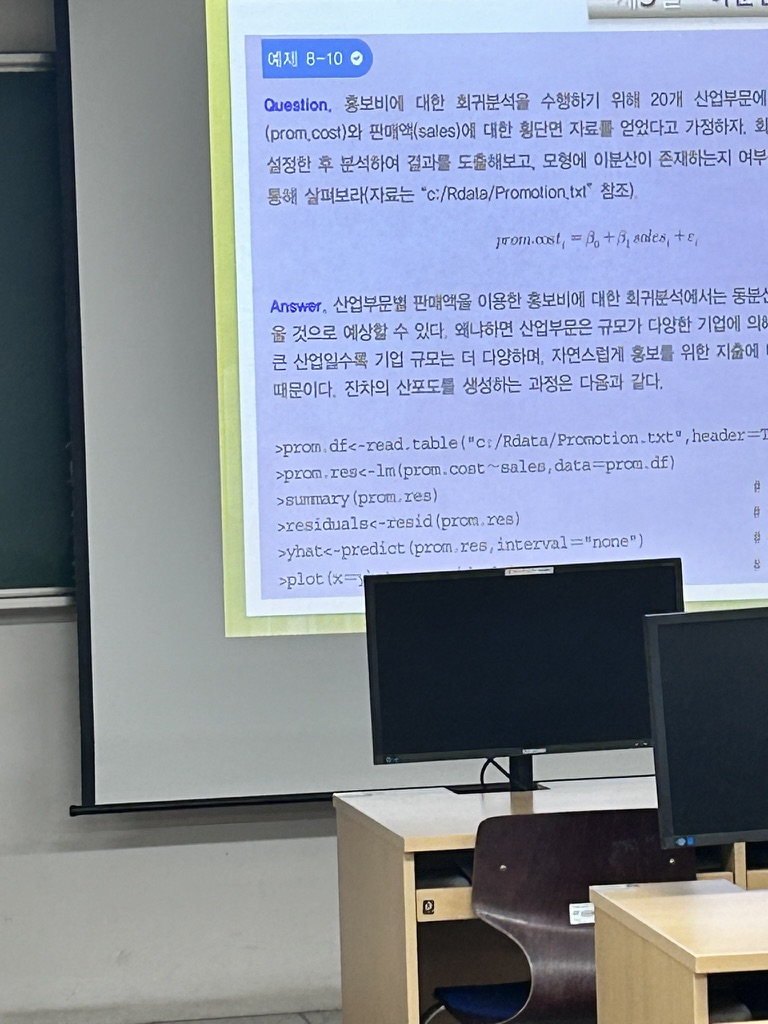
#> input picture frontend/assets/notes/latest-mobile-system-tech-1/007AAE51-3E6A-4047-B4DD-391FE52331AA_1_105_c.jpeg, 768 x 1024 px
$ python -i profile_detector.py   (imports and definitions only)
#> lines starting #> are read from the running program, lines starting #| are printed output that depends on the picture; after the words box and inside, x2 and y2 are one past the last pixel; in counts of white or black regions, pixels touching at a corner belong together
#> further down, picture is the input picture: shape (1024, 768, 3); mean B, G, R 159.9, 142, 133.7
### img_preprocessing/enhance/image_ops.py
"""Shared image helpers for crop enhancement."""

from __future__ import annotations

from pathlib import Path

import cv2
import numpy as np
from numpy.typing import NDArray


ImageArray = NDArray[np.uint8]


# [10 lines left out: function resize_max_side, not called in this run]


def image_size(image: ImageArray) -> dict[str, int]:
    return {"width": int(image.shape[1]), "height": int(image.shape[0])}


# [4 lines left out: function file_size, not called in this run]


def clamp_int(value: int, min_value: int, max_value: int) -> int:
    return max(min_value, min(max_value, int(value)))


def clamp(value: float, min_value: float, max_value: float) -> float:
    return max(min_value, min(max_value, value))


def pixel_ratio(mask: NDArray[np.bool_]) -> float:
    return float(np.count_nonzero(mask)) / float(mask.size)


def border_pixels(gray: ImageArray) -> ImageArray:
    height, width = gray.shape[:2]
    margin = max(1, int(round(min(height, width) * 0.08)))
    return np.concatenate(
        [
            gray[:margin, :].reshape(-1),
            gray[-margin:, :].reshape(-1),
            gray[:, :margin].reshape(-1),
            gray[:, -margin:].reshape(-1),
        ]
    )


# [4 lines left out: function estimate_illumination, not called in this run]

### img_preprocessing/enhance/profile_detector.py
"""Choose the crop enhancement profile from image statistics and optional hints."""

from __future__ import annotations

from typing import Any

import cv2
import numpy as np

from .image_ops import ImageArray, border_pixels, pixel_ratio


DARK_PROFILE_HINTS = {
    "blackboard",
    "chalkboard",
    "green board",
    "dark board",
}
SCAN_PROFILE_HINTS = {
    "whiteboard",
    "projector screen",
    "projection screen",
    "presentation screen",
    "screen",
    "projected slide",
    "paper",
    "document",
    "sheet of paper",
    "notebook page",
    "scan document",
}
PROFILE_PRESET_NAME = "scan_prefer"
PROFILE_PRESET_SCAN_PREFER = {
    "bright_median_min": 170.0,
    "bright_ratio_min": 0.38,
    "bright_dark_ratio_max": 0.32,
    "bright_green_ratio_max": 0.16,
    "dark_mean_max": 105.0,
    "dark_median_max": 105.0,
    "dark_ratio_min": 0.42,
    "dark_bright_ratio_max": 0.35,
    "border_median_max": 95.0,
    "border_dark_ratio_min": 0.50,
    "border_bright_ratio_max": 0.40,
    "green_ratio_min": 0.32,
    "green_median_max": 135.0,
    "green_bright_ratio_max": 0.35,
    "hint_mean_max": 150.0,
    "hint_median_max": 155.0,
    "hint_bright_ratio_max": 0.25,
    "hint_dark_ratio_min": 0.18,
    "hint_border_dark_ratio_min": 0.42,
    "hint_green_ratio_min": 0.22,
}


def detect_enhancement_profile(
    image_bgr: ImageArray,
    *,
    profile_hint: str | None = None,
) -> tuple[str, dict[str, Any]]:
    """Return the enhancement profile and the metrics behind the decision."""

    gray = cv2.cvtColor(image_bgr, cv2.COLOR_BGR2GRAY)
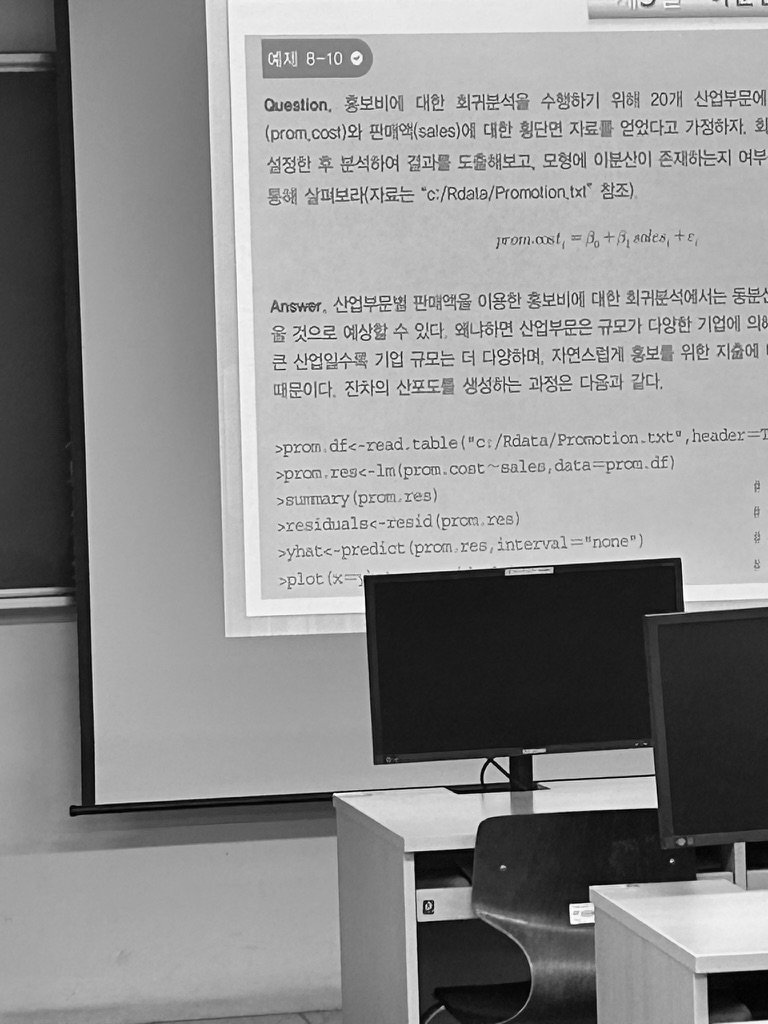
#> gray: shape (1024, 768); min 0, max 255, mean 141.6
    mean_brightness = float(np.mean(gray))
#> mean_brightness = 141.6
    median_brightness = float(np.median(gray))
#> median_brightness = 164
    dark_ratio = pixel_ratio(gray < 85)
#> dark_ratio = 0.235
    bright_ratio = pixel_ratio(gray > 190)
#> bright_ratio = 0.254

    border = border_pixels(gray)
    border_median = float(np.median(border))
#> border_median = 146
    border_dark_ratio = pixel_ratio(border < 85)
#> border_dark_ratio = 0.32

    hsv = cv2.cvtColor(image_bgr, cv2.COLOR_BGR2HSV)
#> hsv: shape (1024, 768, 3); mean H, S, V 90.1, 59, 164.6
    hue, saturation, value = cv2.split(hsv)
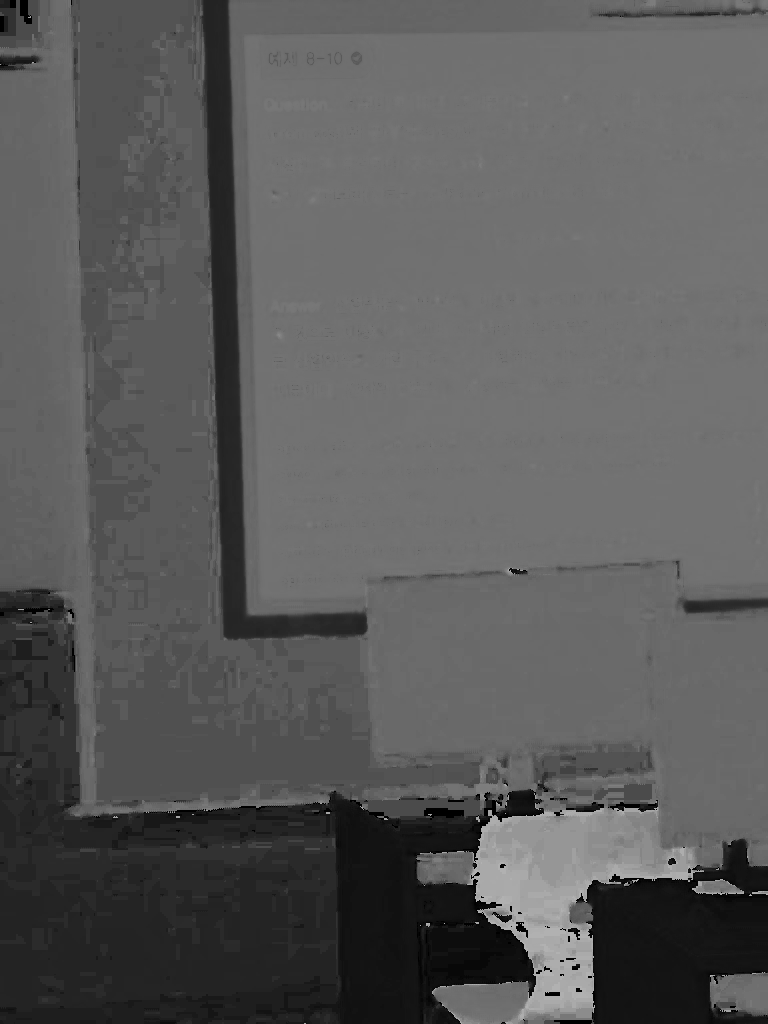
#> hue: shape (1024, 768); min 0, max 178, mean 90.1
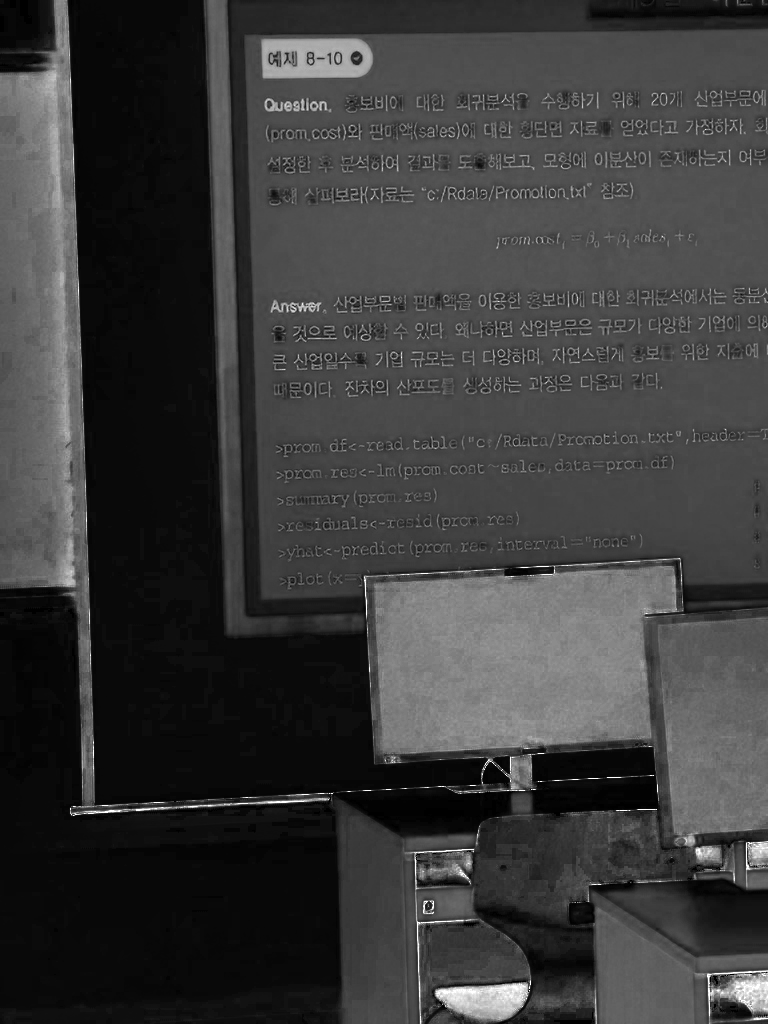
#> saturation: shape (1024, 768); min 0, max 255, mean 59
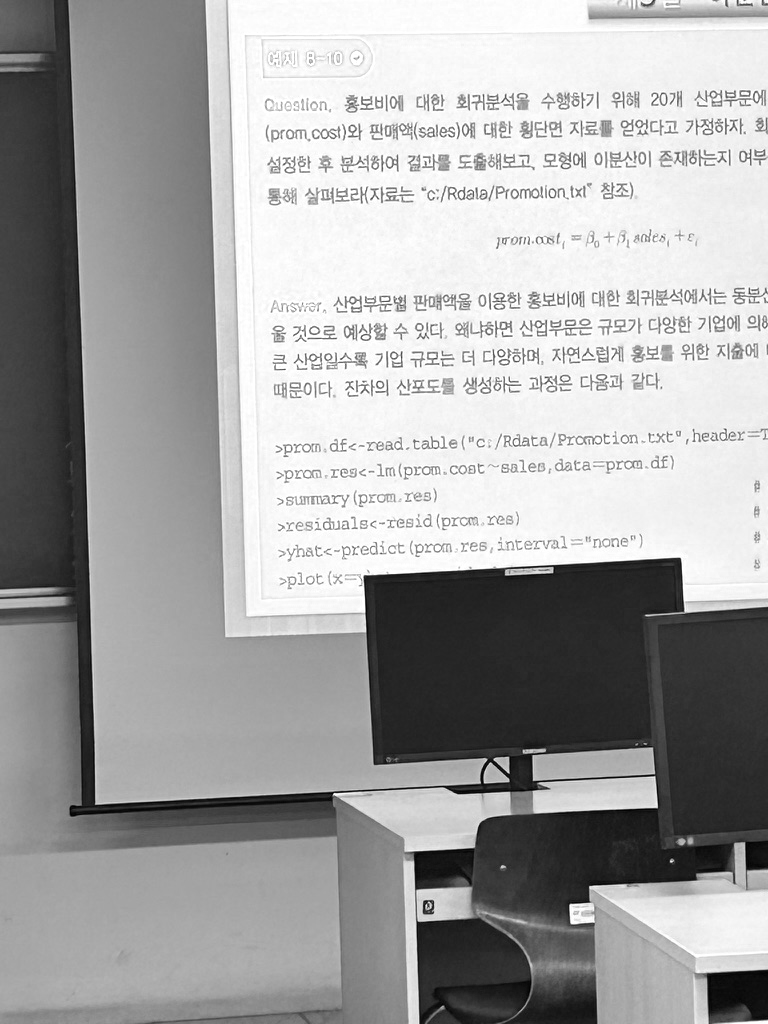
#> value: shape (1024, 768); min 0, max 255, mean 164.6
    green_mask = (
        (hue >= 35)
        & (hue <= 95)
        & (saturation >= 35)
        & (value <= 175)
    )
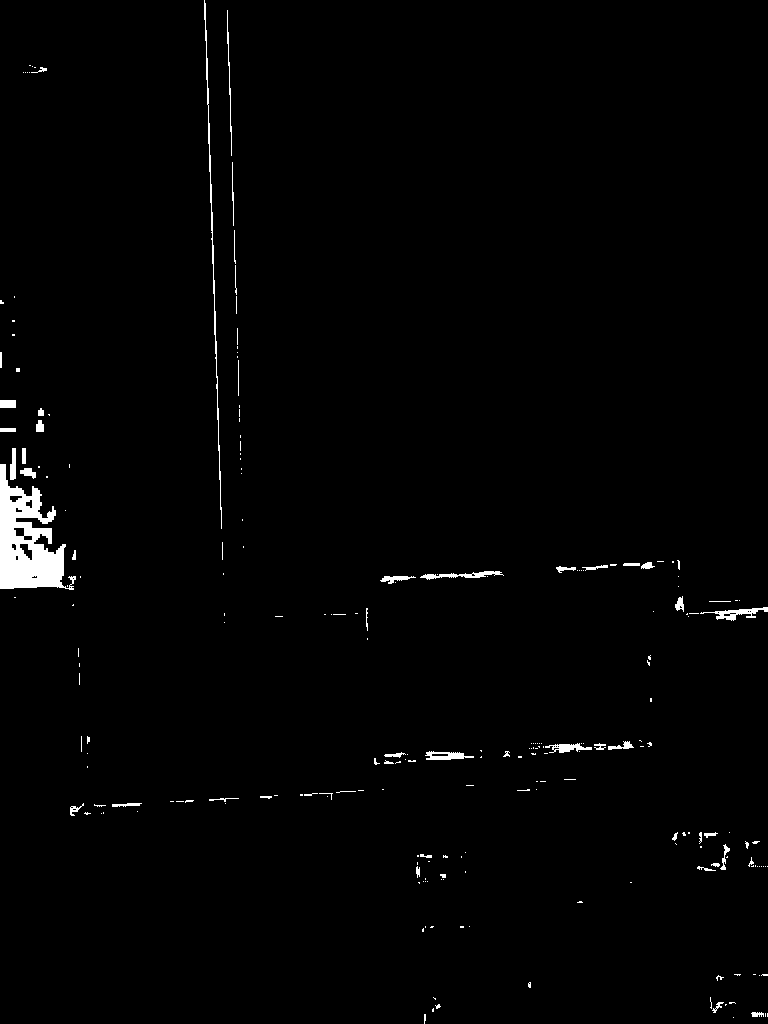
#> green_mask: shape (1024, 768) bool; 1.3% white; 230 white regions (177 under 20 px), largest, box (x1, y1, x2, y2) and area: (0, 464, 76, 590) 4863, (204, 0, 222, 529) 783, (700, 607, 768, 621) 339
    green_ratio = pixel_ratio(green_mask)
#> green_ratio = 0.0131
    preset = PROFILE_PRESET_SCAN_PREFER

    dark_luminance_surface = (
        mean_brightness < preset["dark_mean_max"]
        and median_brightness < preset["dark_median_max"]
        and dark_ratio > preset["dark_ratio_min"]
        and bright_ratio < preset["dark_bright_ratio_max"]
    )
#> dark_luminance_surface = False
    dark_border_surface = (
        border_median < preset["border_median_max"]
        and border_dark_ratio > preset["border_dark_ratio_min"]
        and bright_ratio < preset["border_bright_ratio_max"]
    )
#> dark_border_surface = False
    green_board_surface = (
        green_ratio > preset["green_ratio_min"]
        and median_brightness < preset["green_median_max"]
        and bright_ratio < preset["green_bright_ratio_max"]
    )
#> green_board_surface = False
    obviously_bright_surface = (
        median_brightness >= preset["bright_median_min"]
        and bright_ratio >= preset["bright_ratio_min"]
        and dark_ratio < preset["bright_dark_ratio_max"]
        and green_ratio < preset["bright_green_ratio_max"]
    )
#> obviously_bright_surface = False
    pixel_dark_board = dark_luminance_surface or dark_border_surface or green_board_surface
#> pixel_dark_board = False
    normalized_hint = normalize_profile_hint(profile_hint)
    hint_dark_board = normalized_hint in DARK_PROFILE_HINTS
    hint_scan_document = normalized_hint in SCAN_PROFILE_HINTS
    dark_hint_supported_by_pixels = (
        pixel_dark_board
        or (
            mean_brightness < preset["hint_mean_max"]
            and median_brightness < preset["hint_median_max"]
            and bright_ratio < preset["hint_bright_ratio_max"]
            and (
                dark_ratio > preset["hint_dark_ratio_min"]
                or border_dark_ratio > preset["hint_border_dark_ratio_min"]
                or green_ratio > preset["hint_green_ratio_min"]
            )
        )
    )
#> dark_hint_supported_by_pixels = False

    if obviously_bright_surface:
        profile = "scan_document"
        decision_source = "pixel_bright_scan_document"
    elif hint_dark_board and dark_hint_supported_by_pixels:
        profile = "dark_board"
        decision_source = "hint_dark_board"
    elif pixel_dark_board:
        profile = "dark_board"
        decision_source = "pixel_dark_board"
    elif hint_scan_document:
        profile = "scan_document"
        decision_source = "hint_scan_document"
    else:
        profile = "scan_document"
        decision_source = "pixel_scan_document"

    return profile, {
        "selected_profile": profile,
        "profile_preset": PROFILE_PRESET_NAME,
        "profile_hint": profile_hint,
        "normalized_profile_hint": normalized_hint,
        "decision_source": decision_source,
        "mean_brightness": round(mean_brightness, 4),
        "median_brightness": round(median_brightness, 4),
        "dark_ratio": round(dark_ratio, 4),
        "bright_ratio": round(bright_ratio, 4),
        "border_median": round(border_median, 4),
        "border_dark_ratio": round(border_dark_ratio, 4),
        "green_ratio": round(green_ratio, 4),
        "dark_luminance_surface": dark_luminance_surface,
        "dark_border_surface": dark_border_surface,
        "green_board_surface": green_board_surface,
        "obviously_bright_surface": obviously_bright_surface,
        "dark_hint_supported_by_pixels": dark_hint_supported_by_pixels,
        "hint_dark_board": hint_dark_board,
        "hint_scan_document": hint_scan_document,
    }


def normalize_profile_hint(profile_hint: str | None) -> str | None:
    if profile_hint is None:
        return None
    normalized = profile_hint.strip().lower().replace("_", " ")
    return normalized.split(":", 1)[0]

>>> import cv2
>>> picture = cv2.imread('../../frontend/assets/notes/latest-mobile-system-tech-1/007AAE51-3E6A-4047-B4DD-391FE52331AA_1_105_c.jpeg')
>>> result = detect_enhancement_profile(picture)
